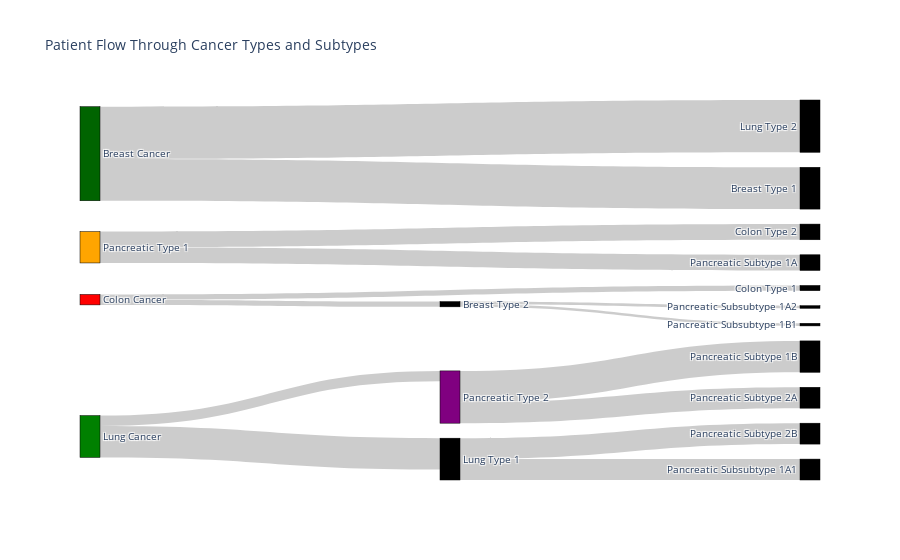

The notebook cell saved with this chart:
### Code cell
fig = go.Figure(data=[go.Sankey(
    node=dict(
        pad=15,
        thickness=20,
        line=dict(color="black", width=0.5),
        label=label,
        color=colors
    ),
    link=dict(
        source=source,
        target=target,
        value=value,
    ))])

# Set the title and layout properties
fig.update_layout(title_text="Patient Flow Through Cancer Types and Subtypes", font_size=10)

# Display the figure
fig.show()

### Figure 1 — Plotly figure (JSON) as saved in the notebook; plotly's stock layout.template omitted (floating-point values rounded to 4 significant figures)
{"data": [{"link": {"source": [1, 1, 2, 2, 3, 3, 4, 4, 5, 5, 6, 6, 9, 9], "target": [5, 6, 7, 8, 9, 10, 11, 12, 13, 14, 15, 16, 17, 18], "value": [100, 300, 500, 400, 50, 50, 150, 150, 300, 200, 200, 200, 25, 25, 20, 30, 30, 50]}, "node": {"color": ["lightgreen", "green", "darkgreen", "red", "orange", "purple"], "label": ["Pancreatic Cancer", "Lung Cancer", "Breast Cancer", "Colon Cancer", "Pancreatic Type 1", "Pancreatic Type 2", "Lung Type 1", "Lung Type 2", "Breast Type 1", "Breast Type 2", "Colon Type 1", "Colon Type 2", "Pancreatic Subtype 1A", "Pancreatic Subtype 1B", "Pancreatic Subtype 2A", "Pancreatic Subtype 2B", "Pancreatic Subsubtype 1A1", "Pancreatic Subsubtype 1A2", "Pancreatic Subsubtype 1B1", "Pancreatic Subsubtype 1B2", "Breast Subsubtype 1A1", "Breast Subsubtype 1A2"], "line": {"color": "black", "width": 0.5}, "pad": 15, "thickness": 20}, "type": "sankey"}], "layout": {"font": {"size": 10}, "title": {"text": "Patient Flow Through Cancer Types and Subtypes"}}}
